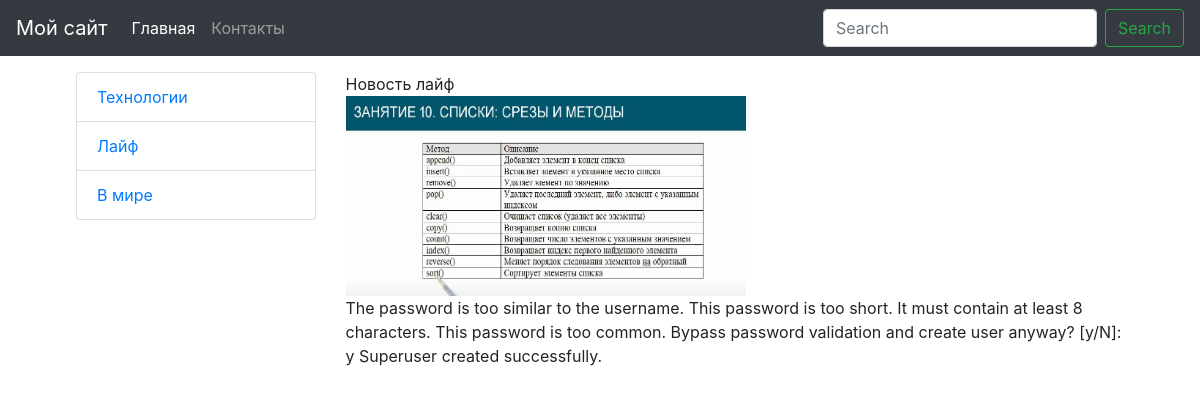
Page /blog/3 on the committed database.
### blog/models.py (models this page shows, shortened)
class BlogCategory(models.Model):
    title = models.CharField(verbose_name="Категория:", max_length=100)
    class Meta:
        verbose_name = "Категория"
        verbose_name_plural = "Категории"

class BlogPost(models.Model):
    topic = models.ForeignKey(
        BlogCategory,
        on_delete=models.SET_NULL,
        null=True
    )
    title = models.CharField(verbose_name="Заголовок:", max_length=200)
    main_img = models.ImageField(
        verbose_name="Главное изображение:",
        upload_to="blog_img/%Y/%m/%d/"
    )
    text = RichTextUploadingField(null=True, blank=True)
    created_at = models.DateTimeField(auto_now_add=True)
    updated_at = models.DateTimeField(auto_now=True)
    is_published = models.BooleanField(verbose_name="Опубликовать", default=False)
    class Meta:
        verbose_name = "Пост"
        verbose_name_plural = "Посты"

### blog/views.py (the view)
# urls.py: path("blog/<int:pk>", single_blog_page, name="single_blog_page"),
def single_blog_page(request, pk):
    single_news = BlogPost.objects.get(pk=pk)
    blog_categories = BlogCategory.objects.all()
    context = {
        "single_news": single_news,
        "blog_categories": blog_categories
    }
    return render(request, "blog/single_blog_page.html", context=context)

### templates/blog/single_blog_page.html (shortened to what this page needs)
{% extends "base.html" %}
{% block header %}
    {% include "include/header.html" %}
{% endblock %}
{% block content %}
    <div class="container">
        <div class="row m-3">
            <div class="blog__categories col-sm-3">
                <ul class="list-group">
                    {% for blog_category in blog_categories %}
                        <a href="/category/{{ blog_category.pk }}" class="list-group-item">
                            {{ blog_category.title }}
                        </a>
                    {% endfor %}
                </ul>
            </div>
            <div class="blog__post col-sm-9">
                <div class="blog__post__title">
                    {{ single_news.title }}
                </div>
                <img src="{{ single_news.main_img.url }}" style="width: 400px; height: 200px;" alt="">
                <div class="blog__post__text">
                    {{ single_news.text|safe }}
                </div>
            </div>
        </div>
    </div>
{% endblock %}

### rows in the picture
BlogCategory: title "Технологии"
BlogCategory: title "Лайф"
BlogCategory: title "В мире"
BlogPost: title "Новость лайф", main_img (picture), text "The password is too similar to the username. This password is too short. It must contain at least 8 characters. This password is too common. Bypass password validation and create user anyway? [y/N]: y Superuser created successfully."
